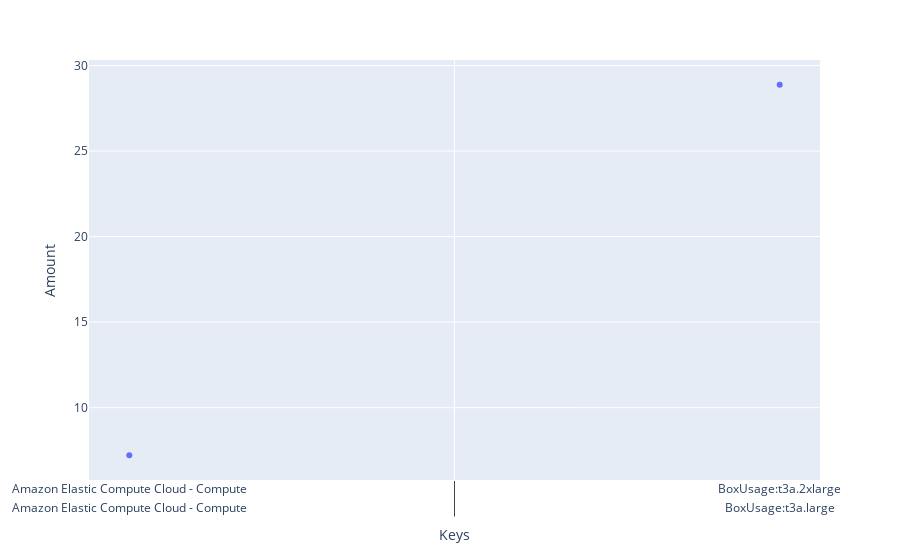

Source (notebook cell):
### Code cell
import plotly.express as px
fig = px.scatter(df, x="Keys", y="Amount")
fig.show()

### Figure 1 — Plotly figure (JSON) as saved in the notebook; plotly's stock layout.template omitted (floating-point values rounded to 4 significant figures)
{"data": [{"hovertemplate": "Keys=%{x}<br>Amount=%{y}<extra></extra>", "legendgroup": "", "marker": {"color": "#636efa", "symbol": "circle"}, "mode": "markers", "name": "", "showlegend": false, "type": "scatter", "x": [["Amazon Elastic Compute Cloud - Compute", "BoxUsage:t3a.large"], ["Amazon Elastic Compute Cloud - Compute", "BoxUsage:t3a.2xlarge"], ["EC2 - Other", "NatGateway-Hours"], ["EC2 - Other", "EBS:VolumeUsage.gp2"], ["Amazon Elastic Load Balancing", "LoadBalancerUsage"], ["Amazon Elastic Compute Cloud - Compute", "BoxUsage:t3a.micro"], ["EC2 - Other", "EBS:SnapshotUsage"], ["EC2 - Other", "DataTransfer-Regional-Bytes"], ["Amazon Elastic Load Balancing", "LCUUsage"], ["Amazon Elastic Load Balancing", "DataTransfer-Out-Bytes"], ["Amazon Elastic Compute Cloud - Compute", "DataTransfer-Out-Bytes"], ["EC2 - Other", "NatGateway-Bytes"], ["Amazon Elastic Load Balancing", "USE1-USW2-AWS-Out-Bytes"], ["Amazon Elastic Load Balancing", "USE1-APS1-AWS-Out-Bytes"], ["Amazon Elastic Load Balancing", "DataTransfer-Regional-Bytes"], ["EC2 - Other", "USE1-APS3-AWS-Out-Bytes"], ["EC2 - Other", "USE1-USW2-AWS-Out-Bytes"], ["Amazon Elastic Load Balancing", "USE1-APS2-AWS-Out-Bytes"], ["EC2 - Other", "USE1-APN1-AWS-Out-Bytes"], ["Amazon Elastic Load Balancing", "USE1-USW1-AWS-In-Bytes"], ["Amazon Elastic Load Balancing", "USE1-USE2-AWS-In-Bytes"], ["Amazon Elastic Load Balancing", "USE1-SAE1-AWS-In-Bytes"], ["Amazon Elastic Load Balancing", "USE1-EUW3-AWS-In-Bytes"], ["Amazon Elastic Load Balancing", "USE1-APS1-AWS-In-Bytes"], ["Amazon Elastic Load Balancing", "USE1-EUC1-AWS-In-Bytes"], ["Amazon Elastic Load Balancing", "USE1-EU-AWS-In-Bytes"], ["Amazon Elastic Load Balancing", "USE1-USW2-AWS-In-Bytes"], ["Amazon Elastic Load Balancing", "USE1-APS3-AWS-In-Bytes"], ["Amazon Elastic Load Balancing", "USE1-APS2-AWS-In-Bytes"], ["Amazon Elastic Load Balancing", "USE1-EUN1-AWS-In-Bytes"], ["EC2 - Other", "USE1-EUN1-AWS-In-Bytes"], ["Amazon Elastic Load Balancing", "USE1-APN2-AWS-In-Bytes"], ["EC2 - Other", "USE1-EUW3-AWS-In-Bytes"], ["EC2 - Other", "USE1-EU-AWS-In-Bytes"], ["EC2 - Other", "USE1-APN1-AWS-In-Bytes"], ["Amazon Elastic Load Balancing", "DataTransfer-In-Bytes"], ["EC2 - Other", "USE1-APN2-AWS-In-Bytes"], ["Amazon Elastic Compute Cloud - Compute", "DataTransfer-In-Bytes"], ["EC2 - Other", "USE1-APS1-AWS-In-Bytes"], ["EC2 - Other", "USE1-APS2-AWS-In-Bytes"], ["EC2 - Other", "USE1-APS3-AWS-In-Bytes"], ["EC2 - Other", "USE1-USW2-AWS-In-Bytes"], ["EC2 - Other", "USE1-USE2-AWS-In-Bytes"], ["Amazon Elastic Load Balancing", "USE1-APN1-AWS-In-Bytes"]], "xaxis": "x", "y": ["7.2192", "28.8768", "2.16", "2.1333333312", "1.62", "0.4512", "0.1103566837", "0.0523542879", "0.0397580465", "0.0072203526", "0.0045652033", "0.0033424745", "0.0000066742", "0.0000006912", "0.0000002687", "0.0000000864", "0.0000000432", "0.0000000098", "0.0000000049", "0", "0", "0", "0", "0", "0", "0", "0", "0", "0", "0", "0", "0", "0", "0", "0", "0", "0", "0", "0", "0", "0", "0", "0", "0"], "yaxis": "y"}], "layout": {"legend": {"tracegroupgap": 0}, "margin": {"t": 60}, "xaxis": {"anchor": "y", "domain": [0, 1], "title": {"text": "Keys"}}, "yaxis": {"anchor": "x", "domain": [0, 1], "title": {"text": "Amount"}}}}
